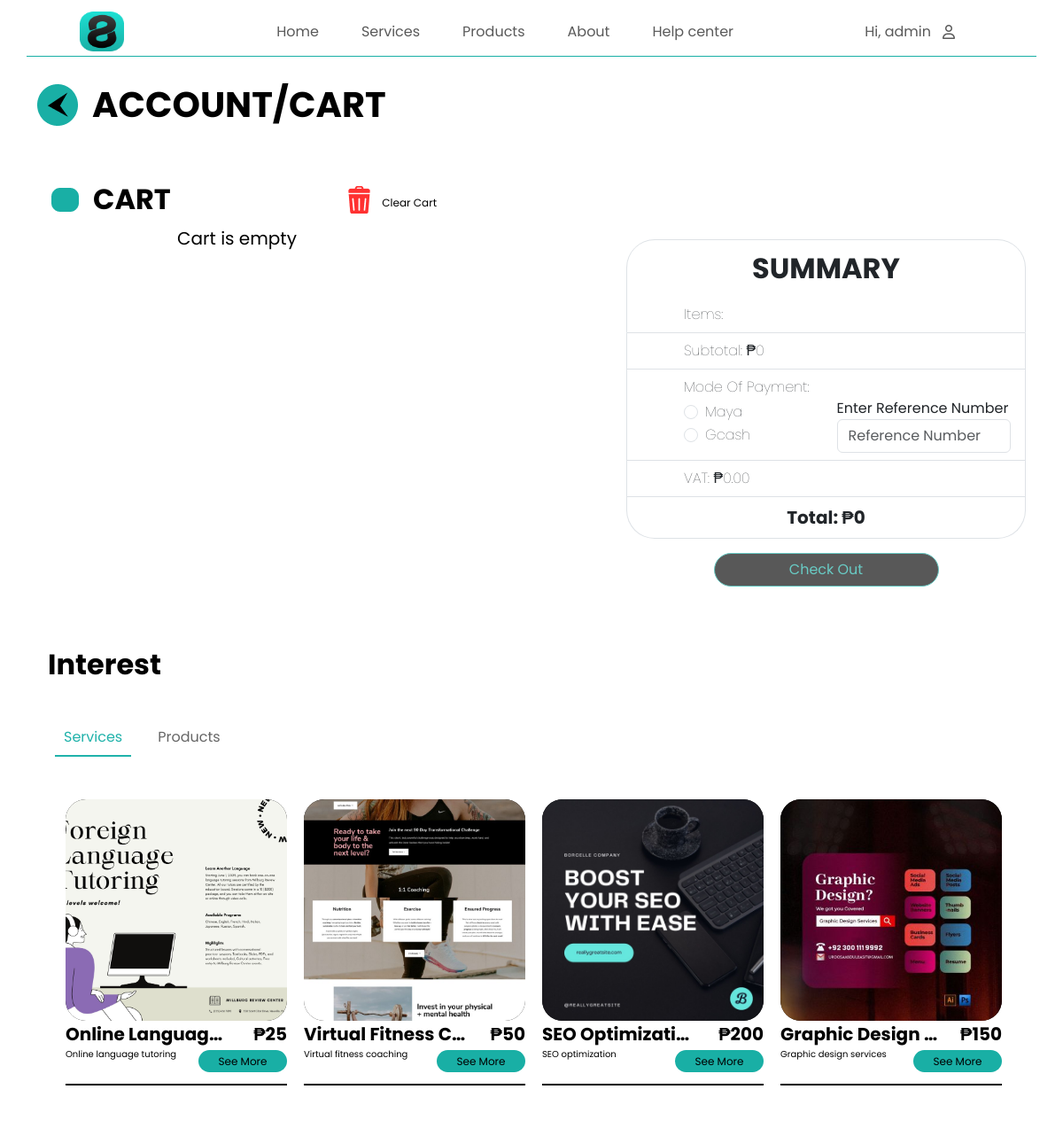
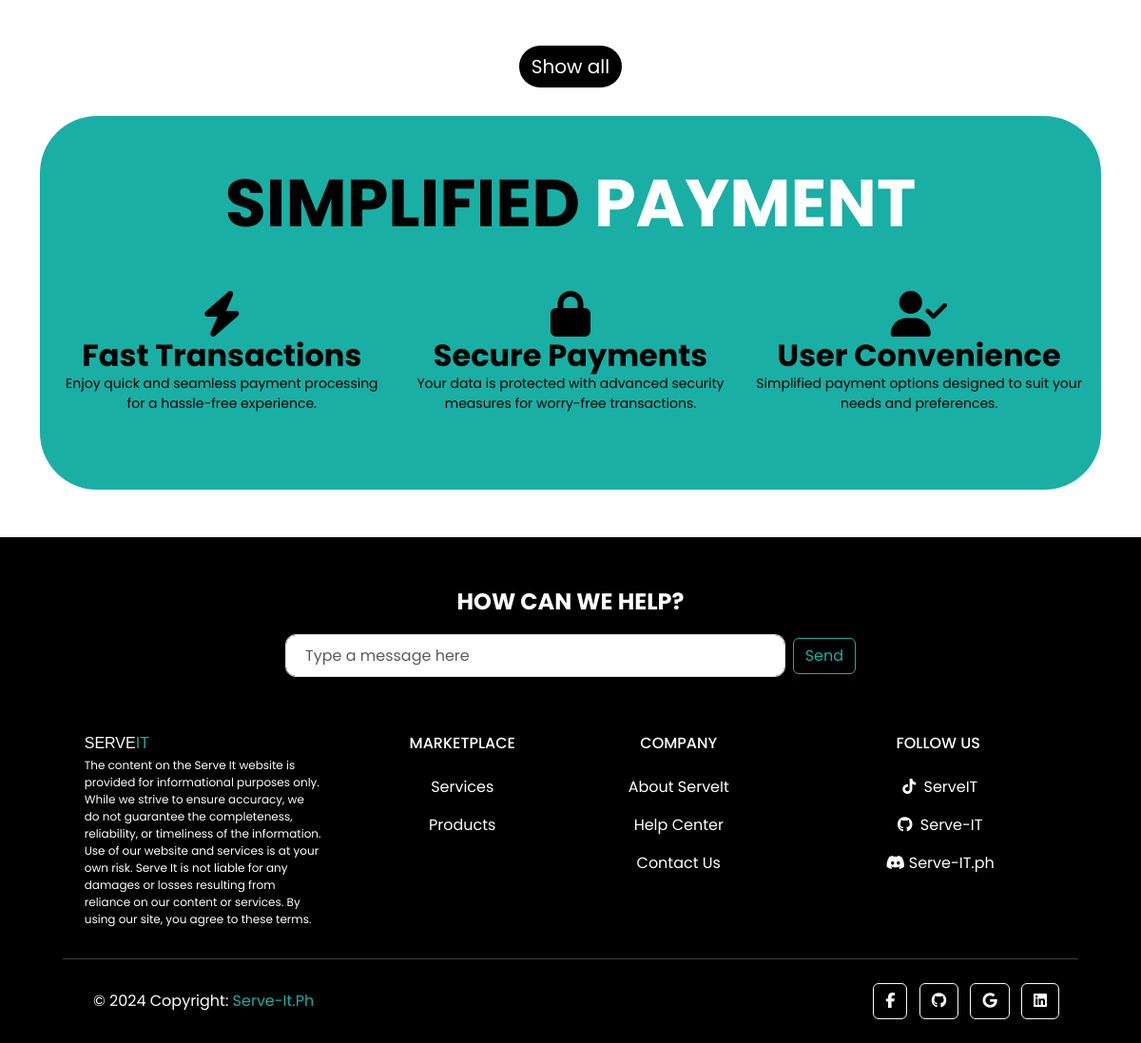
/cart.php (signed in), run on the app's committed database (2 pictures, top to bottom).
### tables this page shows
CREATE TABLE `users` (
  `userID` int(10) NOT NULL,
  `username` varchar(50) NOT NULL,
  `email` varchar(50) NOT NULL,
  `password` varchar(50) NOT NULL,
  `profilePicture` varchar(50) NOT NULL DEFAULT 'default.png',
  `accountDate` timestamp NOT NULL DEFAULT current_timestamp(),
  `phoneNumber` varchar(20) DEFAULT NULL,
  `role` varchar(5) NOT NULL DEFAULT 'user'
);

CREATE TABLE `items` (
  `itemID` int(5) NOT NULL,
  `title` varchar(60) NOT NULL,
  `description` varchar(1500) NOT NULL,
  `price` decimal(10,0) NOT NULL,
  `attachment` varchar(100) NOT NULL,
  `type` varchar(7) NOT NULL,
  `categoryName` varchar(50) DEFAULT NULL,
  `shortDescription` varchar(200) DEFAULT NULL
);

### sharedAssets/connect.php (called while the page is built, shortened)
<?php
function executeQuery($query)
{
    $conn = $GLOBALS['conn'];
    return mysqli_query($conn, $query);
}

### cart.php (the view, shortened to what this page needs)
<?php
include("sharedAssets/connect.php");
include("admin/adminAssets/user.php");
$counter = 0;
$showLimit = 3;
$sql = "SELECT *
        FROM carts
        INNER JOIN items ON carts.itemID = items.itemID WHERE userID = $userID  AND isCheckOut = 'NO' LIMIT $showLimit";
$fetchCart = executeQuery($sql);
$cartEmpty = (mysqli_num_rows($fetchCart) == 0);
$serviceQuery = "SELECT * FROM items WHERE type = 'service' LIMIT 4";
$fetchService = executeQuery($serviceQuery);
?>
<!doctype html>
<html lang="en">
<head>
    <link rel="stylesheet" href="https://cdnjs.cloudflare.com/ajax/libs/font-awesome/6.4.2/css/all.min.css">
    <link href="https://cdn.jsdelivr.net/npm/bootstrap@5.3.3/dist/css/bootstrap.min.css" rel="stylesheet"
>
    <link rel="stylesheet" href="assets/css/nav/nav.css">
    <link rel="stylesheet" href="assets/css/landing-page/style.css">
    <link rel="stylesheet" href="assets/css/footer/footer.css">
    <link rel="stylesheet" href="assets/css/cart/cart.css">
</head>
<body>
    <?php include("sharedAssets/nav.php") ?>
    <div class="container">
        <div class="mt-3 d-flex align-items-center">
            <a href="services.php">
                <img src="assets/images/about/prev.png" alt="Back Button">
            </a>
            <p class="fs-1 fw-bold mb-0 ms-3">
                ACCOUNT/CART
            </p>
        </div>
        <div class="row">
            <div class="col-12 col-md-5">
                <div class="ms-3 mt-5 d-flex align-items-center">
                    <img src="assets/images/cart/cart.png" alt="Cart Icon" class="img-fluid me-3">
                    <p class="fs-2 fw-bold mb-0">
                        CART
                    </p>
                    <div class="ms-auto d-flex align-items-center">
                        <form method="POST" class="d-flex align-items-center">
                            <button type="submit" class="btn p-0 me-2">
                                <img src="assets/images/cart/trashBin.png" alt="Delete Cart" class="img-fluid">
                            </button>
                        </form>
                        <div class="text-center pt-4" style="font-size: 12px">
                            <p>Clear Cart</p>
                        </div>
                    </div>
                </div>
            </div>
        </div>
        <div class="row">
            <div class="col-12 col-md-5">
                <?php
                if (mysqli_num_rows($fetchCart) > 0) {
                    while ($fetchCartRow = mysqli_fetch_assoc($fetchCart)) {
                        if ($counter >= $showLimit)
                            break;
                        $counter++;
                ?>
                        <div class="border-0 mt-3">
                            <div class="card-body">
                                <div class="d-flex justify-content-between align-items-center">
                                    <h5 class="card-title fw-bold fs-6"><?php echo $fetchCartRow['title']; ?></h5>
                                    <p class="card-text mb-0 fs-6">₱<?php echo $fetchCartRow['price']; ?></p>
                                </div>
                                <hr>
                                <div class="d-flex justify-content-between align-items-center">
                                    <p class="card-text text-truncate fs-6" style="max-width: calc(65% - 100px);">
                                        <?php echo $fetchCartRow['description']; ?>
                                    </p>
                                    <div class="d-flex ms-auto flex-nowrap">
                                        <form method="post">
                                            <input type="hidden" name="deleteCartID"
                                                value="<?php echo $fetchCartRow['cartID']; ?>">
                                            <button type="submit" class="btn btn-danger rounded-5 fs-6 p-1">Remove</button>
                                        </form>
                                        <a href="productInfo.php?itemID=<?php echo $fetchCartRow['itemID'] ?>">
                                            <button type="button" class="btn rounded-5 ms-2 fs-6 p-1"
                                                style="background-color: #19AFA5; color: black;">See More</button>
                                        </a>
                                    </div>
                                </div>
                            </div>
                        </div>
                        <div class="mb-5"></div>
                    <?php
                    }
                } else {
                    ?>
                    <div class="container text-center fs-5"><?php echo "Cart is empty" ?></div>
                <?php
                }
                ?>
            </div>
            <div class="col-md-2"></div>
            <?php
            $grandTotal = 0;
            ?>
            <div class="col-12 col-md-5">
                <form method="post">
                    <ul class="list-group mt-3 rounded-5">
                        <li class="list-group-item">
                            <p class="fw-bold fs-2 text-center"> SUMMARY </p>
                            <p class="fw-lighter fs-6 text-start ms-5 mb-0"> Items:</p>
                        </li>
                        <li class="list-group-item">
                            <p class="fw-lighter fs-6 text-start ms-5 mb-0"> Subtotal:
                                ₱<span><?php echo $grandTotal ?></span>
                            </p>
                        </li>
                        <li class="list-group-item">
                            <div class="row">
                                <div class="col-6">
                                    <p class="fw-lighter fs-6 text-start ms-5 mb-1"> Mode Of Payment:</p>
                                    <div class="form-check fw-lighter fs-6 text-start ms-5">
                                        <input class="form-check-input" type="radio" name="paymentMode" id="maya"
                                            value="maya">
                                        <label class="form-check-label" for="maya">Maya</label>
                                    </div>
                                    <div class="form-check fw-lighter fs-6 text-start ms-5">
                                        <input class="form-check-input" type="radio" name="paymentMode" id="gcash"
                                            value="gcash">
                                        <label class="form-check-label" for="gcash">Gcash</label>
                                    </div>
                                </div>
                                <div class="col-6">
                                    <div class="mt-4">
                                        <label class="form-label fs-6 mb-0">Enter Reference Number</label>
                                        <input type="text" class="form-control" name="reference"
                                            placeholder="Reference Number" required>
                                    </div>
                                </div>
                            </div>
                        </li>
                        <li class="list-group-item">
                            <p class="fw-lighter fs-6 text-start ms-5 mb-0"> VAT: ₱0.00 </p>
                        </li>
                        <li class="list-group-item mb-0">
                            <p class="fw-bolder fs-5 text-start text-center mb-0">Total:
                                ₱<span><?php echo $grandTotal ?></span>
                            </p>
                        </li>
                    </ul>
                    <div class="d-flex justify-content-center mt-3">
                        <button type="button" class="btn btn-more btn-primary mx-auto mb-3 mt-0" data-bs-toggle="modal"
                            data-bs-target="#myModal" <?php if ($cartEmpty)
                                                            echo 'disabled'; ?>>Check Out</button>
                    </div>
                </form>
            </div>
        </div>
    </div>
    <div class="container mt-5">
        <p class="fs-2 fw-bold">
            Interest
        </p>
    </div>
    <div class="tabs">
        <div class="tab-buttons">
            <button class="tab-btn active" onclick="showTab('services')">Services</button>
            <button class="tab-btn" onclick="showTab('products')">Products</button>
        </div>
        <div class="container mt-5">
            <div class="row d-flex flex-row justify-content-center align-items-center">
                <div id="services" class="tab-content" style="display: block;">
                    <div class="row">
                        <?php
                        if (mysqli_num_rows($fetchService) > 0) {
                            while ($fetchServiceRow = mysqli_fetch_assoc($fetchService)) {
                        ?>
                                <div class="col-lg-3 col-md-4 col-sm-6 col-12 d-flex">
                                    <div class="serviceCard rounded mx-auto">
                                        <div class="card-body d-flex flex-column justify-content-between align-items-center">
                                            <div class="serviceImage">
                                                <img src="assets/images/items/<?php echo $fetchServiceRow['attachment'] ?>"
                                                    alt="<?php echo $fetchServiceRow['title'] ?>">
                                            </div>
                                            <div class="w-100 d-flex justify-content-between align-items-center">
                                                <span
                                                    class="serviceTitle text-truncate fs-5"><?php echo $fetchServiceRow['title'] ?></span>
                                                <span class="servicePrice ms-4">₱<?php echo $fetchServiceRow['price'] ?></span>
                                            </div>
                                            <div class="w-100 d-flex justify-content-between align-items-center">
                                                <p class="serviceDescription">
                                                    <?php echo $fetchServiceRow['shortDescription'] ?>
                                                </p>
                                                <a href="serviceInfo.php?itemID=<?php echo $fetchServiceRow['itemID'] ?>">
                                                    <button class="btnSeeMore rounded-pill ms-2">See More</button>
                                                </a>
                                            </div>
                                            <div style="border-top: 2px solid black; width: 100%; margin: 10px 0;"></div>
                                        </div>
                                    </div>
                                </div>
                        <?php
                            }
                        } else {
                            echo "No service available";
                        }
                        ?>
                    </div>
                </div>
            </div>
        </div>
    </div>
    <div class="d-flex justify-content-center">
        <a id="showAllBtn" href="products.php">
            <button type="button" class="btn rounded-5 fs-5 fw-normal" onclick="showAll()"
                style="background-color:rgb(0, 0, 0); color: white;">
                Show all
            </button>
        </a>
    </div>
    <?php include("sharedAssets/smpayment.php") ?>
    <?php include("sharedAssets/footer.php") ?>
</body>
</html>

### sharedAssets/nav.php (shortened to what this page needs)
<?php
$userquery = "SELECT * FROM users WHERE userID = '$userID'";
$userresult = executeQuery($userquery);
if (mysqli_num_rows($userresult) > 0) {
  while ($currentUserinfo = mysqli_fetch_assoc($userresult)) {
    $userName = $currentUserinfo["username"];
  }
}
?>
<nav class="navbar navbar-expand-lg ">
  <div class="container nav-bar-style">
    <a class="navbar-brand mx-5" href="index.php"><img src="assets/images/nav/logo-nav.png" style="width: 50px; height: 45px;"></a>
    <div class="collapse navbar-collapse" id="navbarNavDropdown">
      <ul class="navbar-nav mx-auto flex-grow-1 justify-content-center">
        <li class="nav-item mx-3">
          <a class="nav-link active1" aria-current="page" href="index.php">Home</a>
        </li>
        <li class="nav-item mx-3">
          <a class="nav-link active2" href="services.php">Services</a>
        </li>
        <li class="nav-item mx-3">
          <a class="nav-link active3" href="products.php">Products</a>
        </li>
        <li class="nav-item mx-3">
          <a class="nav-link active4" href="about.php">About</a>
        </li>
        <li class="nav-item mx-3">
          <a class="nav-link active5" href="helpCenter.php">Help center</a>
        </li>
      </ul>
      <ul class="navbar-nav ms-auto mx-5">
        <li class="nav-item dropdown mx-3">
          <a class="nav-link dropdown-toggle" href="#" role="button" data-bs-toggle="dropdown" aria-expanded="false">
            Hi, <?php echo $userName ?><i class="fa-regular fa-user p-2"></i>
          </a>
        </li>
      </ul>
    </div>
  </div>
</nav>

### data on the page
users: username "admin"
items: attachment (picture), title "Online Languag…", price "25", shortDescription "Online language tutoring"
items: attachment (picture), title "Virtual Fitness C…", price "50", shortDescription "Virtual fitness coaching"
items: attachment (picture), title "SEO Optimizati…", price "200", shortDescription "SEO optimization"
items: attachment (picture), title "Graphic Design…", price "150", shortDescription "Graphic design services"

### other printed values
$grandTotal "0"
